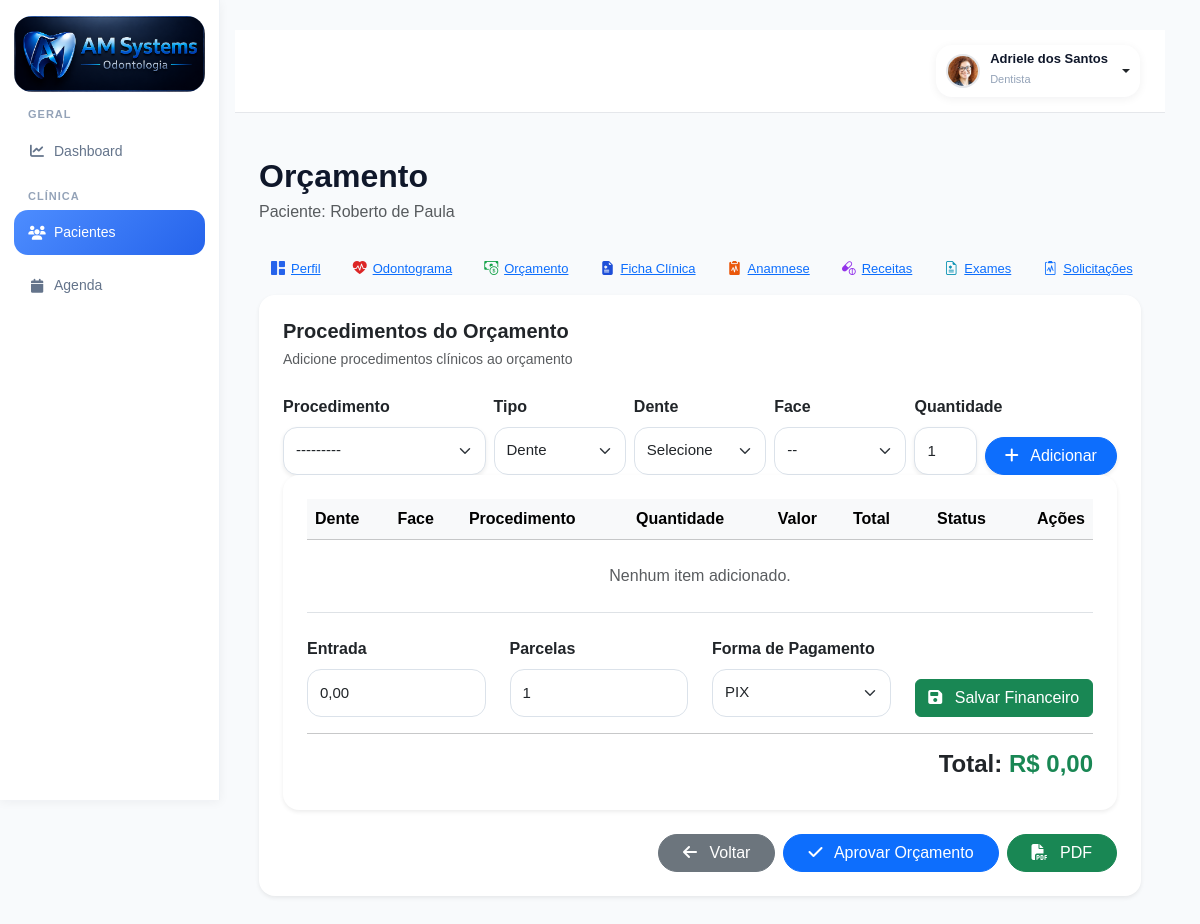
The app's page /pacientes/12/orcamento/ (signed in), older data.
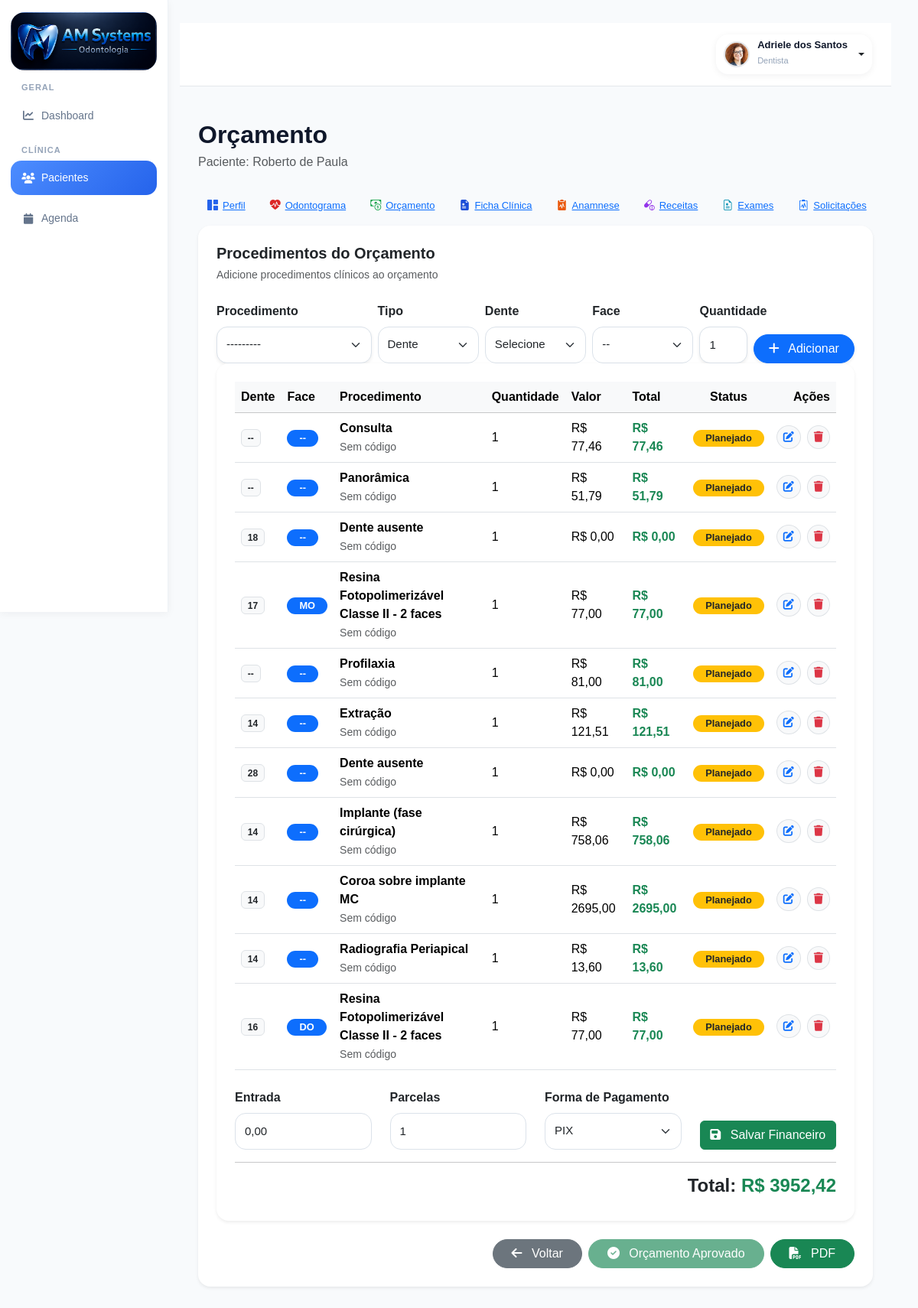
The same page, newer data.
### accounts/models.py (models this page shows, shortened)
class Orcamento(models.Model):
    paciente = models.ForeignKey(
        Paciente,
        on_delete=models.CASCADE,
        related_name='orcamentos'
    )
    STATUS_CHOICES = (
        ('rascunho', 'Rascunho'),
        ('aprovado', 'Aprovado'),
        ('em_execucao', 'Em Execução'),
        ('finalizado', 'Finalizado'),
        ('cancelado', 'Cancelado'),
    )
    status = models.CharField(
        max_length=20,
        choices=STATUS_CHOICES,
        default='rascunho'
    )
    desconto = models.DecimalField(
        max_digits=10,
        decimal_places=2,
        default=0
    )
    entrada = models.DecimalField(
        max_digits=10,
        decimal_places=2,
        default=0
    )
    parcelas = models.IntegerField(
        default=1
    )
    FORMA_PAGAMENTO = (
        ('dinheiro', 'Dinheiro'),
        ('pix', 'PIX'),
        ('debito', 'Cartão Débito'),
        ('credito', 'Cartão Crédito'),
        ('boleto', 'Boleto'),
    )
    forma_pagamento = models.CharField(
        max_length=20,
        choices=FORMA_PAGAMENTO,
        default='pix'
    )
    observacoes = models.TextField(
        blank=True,
        null=True
    )
    criado_em = models.DateTimeField(
        auto_now_add=True
    )
    @property
    def total(self):
        total = sum(
            item.total
            for item in self.itens.all()
        )
        return total - self.desconto

class ItemOrcamento(models.Model):
    STATUS_CHOICES = (
        ('existente', 'Existente'),
        ('planejado', 'Planejado'),
        ('andamento', 'Em Andamento'),
        ('realizado', 'Realizado'),
        ('cancelado', 'Cancelado'),
    )
    orcamento = models.ForeignKey(
        Orcamento,
        on_delete=models.CASCADE,
        related_name='itens'
    )
    procedimento = models.ForeignKey(
        Procedimento,
        on_delete=models.SET_NULL,
        null=True
    )
    tipo_local = models.CharField(
        max_length=20,
        choices=TIPO_LOCAL,
        default='dente'
    )
    dente = models.CharField(
        max_length=10,
        blank=True,
        null=True
    )
    face = models.CharField(
        max_length=10,
        blank=True,
        null=True
    )
    posicao_icone = models.CharField(
        max_length=20,
        blank=True,
        null=True,
        choices=Procedimento.POSICOES
    )
    hemi_arcada = models.CharField(
        max_length=20,
        choices=HEMI_CHOICES,
        blank=True,
        null=True
    )
    quantidade = models.IntegerField(
        default=1
    )
    valor_unitario = models.DecimalField(
        max_digits=10,
        decimal_places=2,
        default=0
    )
    status = models.CharField(
        max_length=20,
        choices=STATUS_CHOICES,
        default='planejado'
    )
    @property
    def total(self):
        return self.quantidade * self.valor_unitario

class Procedimento(models.Model):
    CATEGORIAS = [
        ('diagnostico', 'Diagnóstico'),
        ('dentistica', 'Dentística'),
        ('endodontia', 'Endodontia'),
        ('periodontia', 'Periodontia'),
        ('cirurgia', 'Cirurgia'),
        ('protese', 'Prótese'),
        ('implantodontia', 'Implantodontia'),
        ('ortodontia', 'Ortodontia'),
        ('geral', 'Geral')
    ]
    TIPOS = [
        ('dente', 'Por Dente'),
        ('hemiarcada', 'Hemi-Arcada'),
        ('geral', 'Geral'),
        ('cirurgia', 'Cirurgia')
    ]
    POSICOES = [
        ('coroa', 'Coroa'),
        ('raiz', 'Raiz'),
        ('oclusal', 'Oclusal'),
        ('vestibular', 'Vestibular'),
        ('lingual', 'Lingual'),
        ('centro', 'Centro')
    ]
    STATUS = [
        ('realizar', 'A Realizar'),
        ('andamento', 'Em Andamento'),
        ('realizado', 'Realizado'),
        ('cancelado', 'Cancelado'),
        ('reavaliar', 'Reavaliar')
    ]
    nome = models.CharField(
        max_length=255
    )
    categoria = models.CharField(
        max_length=100,
        choices=CATEGORIAS,
        default='geral'
    )
    tipo = models.CharField(
        max_length=50,
        choices=TIPOS,
        default='dente'
    )
    status = models.CharField(
        max_length=30,
        choices=STATUS,
        default='realizar'
    )
    icone = models.CharField(
        max_length=100,
        blank=True,
        null=True
    )
    arquivo_icone = models.CharField(
        max_length=255,
        blank=True,
        null=True
    )
    posicao_icone = models.CharField(
        max_length=30,
        choices=POSICOES,
        default='centro'
    )
    valor_particular = models.DecimalField(
        max_digits=10,
        decimal_places=2,
        default=0
    )
    valor_convenio = models.DecimalField(
        max_digits=10,
        decimal_places=2,
        default=0
    )
    tempo_estimado = models.IntegerField(
        default=60,
        help_text='Tempo em minutos'
    )
    custo_clinico = models.DecimalField(
        max_digits=10,
        decimal_places=2,
        default=0
    )
    ativo = models.BooleanField(
        default=True
    )
    ordem = models.IntegerField(
        default=0
    )
    criado_em = models.DateTimeField(
        auto_now_add=True
    )
    class Meta:
        ordering = ['categoria', 'ordem', 'nome']
        verbose_name = 'Procedimento'
        verbose_name_plural = 'Procedimentos'
    def __str__(self):
        return self.nome

### accounts/views.py (the view, shortened to what this page needs)
@login_required(login_url='/')
def orcamento(request, id):
    paciente = get_object_or_404(
        Paciente,
        id=id
    )
    orcamento, created = Orcamento.objects.get_or_create(
        paciente=paciente
    )
    item_form = ItemOrcamentoForm()
    context = {
        'paciente': paciente,
        'orcamento': orcamento,
        'item_form': item_form,
    }
    return render(
        request,
        'accounts/orcamento.html',
        context
    )

### accounts/forms.py
class ItemOrcamentoForm(forms.ModelForm):
    class Meta:
        model = ItemOrcamento
        fields = [
            'procedimento',
            'quantidade'
        ]
        widgets = {
            'procedimento': forms.Select(
                attrs={
                    'class': 'form-select rounded-3 shadow-sm'
                }
            ),
            'quantidade': forms.NumberInput(
                attrs={
                    'class': 'form-control rounded-3 shadow-sm',
                    'min': 1
                }
            )
        }

### accounts/templates/accounts/orcamento.html (shortened to what the changed rows need)
{% extends 'accounts/base.html' %}
{% block content %}
<div class="container-fluid p-4">
    <div class="d-flex justify-content-between align-items-center mb-4">
        <div>
            <h2 class="fw-bold mb-1">
                Orçamento
            </h2>
        </div>
    </div>
    <div class="card border-0 shadow-sm rounded-4 mb-4">
        <div class="card-body p-4">
<form method="POST">
    <div class="card border-0 shadow-sm rounded-4">
        <div class="card-body p-4">
            <table class="table align-middle">
                <thead class="table-light">
                    <tr>
                        <th>Dente</th>
                        <th>Face</th>
                        <th>Procedimento</th>
                        <th>Quantidade</th>
                        <th>Valor</th>
                        <th>Total</th>
                        <th class="text-center">Status</th>
                        <th class="text-end">Ações</th>
                    </tr>
                </thead>
                <tbody>
                    {% for item in orcamento.itens.all %}
                    <tr>
                        <td>
                            <span class="badge bg-light text-dark border">
                                {{ item.dente|default:"--" }}
                            </span>
                        </td>
                        <td>
                            <span class="badge bg-primary rounded-pill px-3">
                                {{ item.face|default:"--" }}
                            </span>
                        </td>
                        <td>
                            <div class="fw-semibold">
                                {{ item.procedimento.nome }}
                            </div>
                            <small class="text-muted">
                                {{ item.procedimento.codigo|default:"Sem código" }}
                            </small>
                        </td>
                        <td>
                            {{ item.quantidade }}
                        </td>
                        <td>
                            R$ {{ item.valor_unitario }}
                        </td>
                        <td>
                            <span class="fw-bold text-success">
                                R$ {{ item.total }}
                            </span>
                        </td>
                        <td class="text-center">
                            <span class="badge bg-warning text-dark rounded-pill px-3">
                                Planejado
                            </span>
                        </td>
<td class="text-end">
    <div class="d-flex justify-content-end gap-2">
        <a href="{% url 'editar_item_orcamento' item.id %}"
           class="btn btn-sm btn-light border rounded-circle"
           title="Editar">
            <i class="fas fa-edit text-primary"></i>
        </a>
        <a href="{% url 'excluir_item_orcamento' item.id %}"
           class="btn btn-sm btn-light border rounded-circle"
           title="Excluir">
            <i class="fas fa-trash text-danger"></i>
        </a>
    </div>
</td>
</tr>
{% empty %}
<tr>
    <td colspan="8" class="text-center text-muted py-4">
        Nenhum item adicionado.
    </td>
</tr>
{% endfor %}
</tbody>
</table>
<div class="row mt-4">
    <div class="col-md-3">
        <label class="form-label fw-semibold">
            Entrada
        </label>
        <input
            type="text"
            name="entrada"
            class="form-control"
            value="{{ orcamento.entrada }}">
    </div>
    <div class="col-md-3">
        <label class="form-label fw-semibold">
            Parcelas
        </label>
        <input
            type="number"
            min="1"
            name="parcelas"
            class="form-control"
            value="{{ orcamento.parcelas|default:1 }}"
        >
    </div>
    <div class="col-md-3">
        <label class="form-label fw-semibold">
            Forma de Pagamento
        </label>
        <select
            name="forma_pagamento"
            class="form-select">
            <option value="pix"
                {% if orcamento.forma_pagamento == 'pix' %}
                selected
                {% endif %}>
                PIX
            </option>
        </select>
    </div>
</div>
<div class="text-end">
    <h4 class="fw-bold">
        Total:
        <span class="text-success">
            R$ {{ orcamento.total }}
        </span>
    </h4>
</div>
</div>
</div>
</form>
<div class="d-flex justify-content-end gap-2 mt-4">
    <a href="{% url 'odontograma' paciente.id %}"
       class="btn btn-secondary rounded-pill px-4">
        <i class="fas fa-arrow-left me-2"></i>
        Voltar
    </a>
    {% if orcamento.status != 'aprovado' %}
    <a href="{% url 'aprovar_orcamento' orcamento.id %}"
       class="btn btn-primary rounded-pill px-4"
       onclick="return confirm('Deseja aprovar este orçamento?')">
        <i class="fas fa-check me-2"></i>
        Aprovar Orçamento
    </a>
    {% else %}
    <span class="btn btn-success rounded-pill px-4 disabled">
        <i class="fas fa-check-circle me-2"></i>
        Orçamento Aprovado
    </span>
    {% endif %}
    <a href="{% url 'gerar_pdf_orcamento' orcamento.id %}"
       target="_blank"
       class="btn btn-success rounded-pill px-4">
        <i class="fas fa-file-pdf me-2"></i>
        PDF
    </a>
</div>
{% endblock %}

Row changes from the older to the newer data that the page shows:
added ItemOrcamento: dente "--", face "--", procedimento.nome "Consulta", procedimento.codigo "Sem código", quantidade "1", valor_unitario "77,46", total "77,46"
added ItemOrcamento: dente "--", face "--", procedimento.nome "Panorâmica", procedimento.codigo "Sem código", quantidade "1", valor_unitario "51,79", total "51,79"
added ItemOrcamento: dente "18", face "--", procedimento.nome "Dente ausente", procedimento.codigo "Sem código", quantidade "1", valor_unitario "0,00", total "0,00"
added ItemOrcamento: dente "17", face "MO", procedimento.nome "Resina Fotopolimerizável Classe II - 2 faces", procedimento.codigo "Sem código", quantidade "1", valor_unitario "77,00", total "77,00"
added ItemOrcamento: dente "--", face "--", procedimento.nome "Profilaxia", procedimento.codigo "Sem código", quantidade "1", valor_unitario "81,00", total "81,00"
added ItemOrcamento: dente "14", face "--", procedimento.nome "Extração", procedimento.codigo "Sem código", quantidade "1", valor_unitario "121,51", total "121,51"
added ItemOrcamento: dente "28", face "--", procedimento.nome "Dente ausente", procedimento.codigo "Sem código", quantidade "1", valor_unitario "0,00", total "0,00"
added ItemOrcamento: dente "14", face "--", procedimento.nome "Implante (fase cirúrgica)", procedimento.codigo "Sem código", quantidade "1", valor_unitario "758,06", total "758,06"
added ItemOrcamento: dente "14", face "--", procedimento.nome "Coroa sobre implante MC", procedimento.codigo "Sem código", quantidade "1", valor_unitario "2695,00", total "2695,00"
added ItemOrcamento: dente "14", face "--", procedimento.nome "Radiografia Periapical", procedimento.codigo "Sem código", quantidade "1", valor_unitario "13,60", total "13,60"
added ItemOrcamento: dente "16", face "DO", procedimento.nome "Resina Fotopolimerizável Classe II - 2 faces", procedimento.codigo "Sem código", quantidade "1", valor_unitario "77,00", total "77,00"
changed Orcamento "PIX": total "0,00" → "3952,42"; status "rascunho" → "aprovado" (drawn)
Text that changed along with them:
text no longer shown: "Nenhum item adicionado. Aprovar Orçamento"
text now shown: "Orçamento Aprovado"
